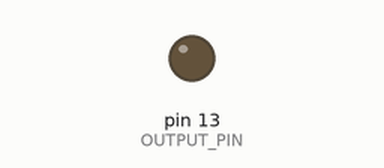
Bench run of a sketch on a simulated Arduino Uno, built with avr-gcc and run on an emulated ATmega328P. On the bench: output pins drawn as LEDs (lit = HIGH).

Above: at 2.8 s.
At 37.2 s:
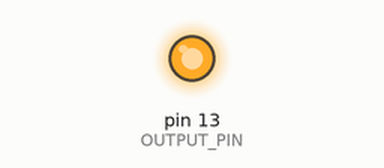
Timing chart, 0 to 37.5 s (numbered marks = the images above):
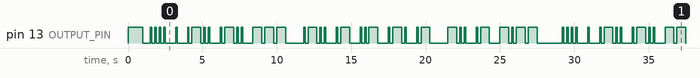

Measured:
- by itself, pin 13 (OUTPUT_PIN): moves between LOW and HIGH, repeating every 27.7 s
- by itself, everything shown: repeats every 27.7 s, in 78 steps

The sketch:

morse.ino
```cpp
///////////////////////////////////////////////////
//
// doMorse
//
// My morse code thingermadude
//
// Writes morse code
#include "morse.h"

#define OUTPUT_PIN 13
#define DIT_LENGTH 100
#define DASH_LENGTH 600
#define LETTER_DELAY 500
#define FLASH_DELAY 200
// TODO: Store codes in progmem
const flashcode_t codes[] = { // Packing code:
  {5, B0000},  // 0
  {5, B10000}, // 1
  {5, B11000}, // 2
  {5, B11100}, // 3
  {5, B11110}, // 4
  {5, B11111}, // 5
  {5, B01111}, // 6
  {5, B00111}, // 7
  {5, B00011}, // 8
  {5, B00001}, // 9
  {2, B10},   // A -- NOTE: add ascii calculations
  {4, B0111}, // B
  {4, B0101}, // C
  {3, B011},  // D
  {1, B1},    // E
  {4, B1101}, // F
  {3, B001},  // G
  {4, B1111}, // H
  {2, B11},   // I
  {4, B1000}, // J
  {3, B010},  // K
  {4, B1011}, // L
  {2, B00},   // M
  {2, B10},   // N
  {3, B000},  // O
  {4, B1001}, // P
  {4, B0010}, // Q
  {3, B101},  // R
  {3, B111},  // S
  {1, B0},    // T
  {3, B110},  // U
  {4, B1110}, // V
  {3, B100},  // W
  {4, B0110}, // X
  {4, B0100}, // Y
  {4, B0011}, // Z
};

void dit() {
  flash_pin(DIT_LENGTH);
}

void dash() {
  flash_pin(DASH_LENGTH);
}

// Flash a specific sequence of characters
void flash_morse_string(char *string){
  while(*string) {
    flash_char(*string);
    string++;
    delay(LETTER_DELAY);
  }
}

// Flash a pattern with a specific number of times to flash
void flash_byte(byte pattern, byte toflash) {
  byte mask = 1 << (toflash - 1);
  while(toflash-- != 0) {
    (pattern & mask) ? dit() : dash();
    pattern = pattern << 1;
    delay(FLASH_DELAY);
  }
}

// Helper method to flash a specific packed pattern.
// No need to duplicate, so take a pointer
void flash_packed_pattern(flashcode_t code) {
  flash_byte(code.code, code.number);
}

void flash_char(char c) {
  if(c >= '0' && c <= '9')
    flash_packed_pattern(codes[c - '0']);
  else if (c >= 'A' && c <= 'Z')
    flash_packed_pattern(codes[c - 'A' + 10]);
  else if (c >= 'a' && c <= 'z')
    flash_packed_pattern(codes[c - 'a' + 10]);
}

void flash_pin(int length) {
  digitalWrite(OUTPUT_PIN, HIGH);
  delay(length);
  digitalWrite(OUTPUT_PIN, LOW);
}
```

main.ino
```cpp
////////////////////////////////////////////////
// Main loop and test driver for morse project
#include "morse.h"

void setup() {
  pinMode(OUTPUT_PIN, OUTPUT);
  flash_pin(1000);
  delay(500);
}

void loop() {
  flash_morse_string("Hello Laura Day");
  delay(1000);
}
```

morse.h
```cpp
///////////////////////////////////////////////////
//
// doMorse
//
// My morse code thingermadude
//
// Writes morse code
#ifndef MORSE_H
#define MORSE_H
// Basic packed structure containing a Morse byte
typedef struct {
  unsigned char number : 3;
  unsigned char code : 5;
} flashcode_t;

void flash_pin(int length);
void flash_packed_pattern(flashcode_t code);
void flash_char(char c);
void dit();
void dash();
void flash_morse_string(char *string);
#endif
```
